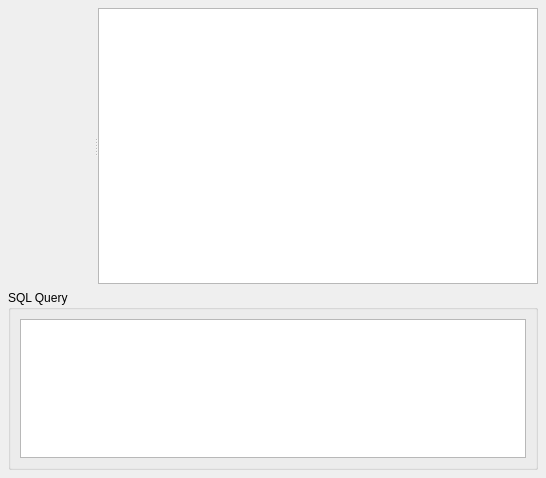
<ui version="4.0" >
 <author></author>
 <comment></comment>
 <exportmacro></exportmacro>
 <class>CoaSqlBrowser</class>
 <widget class="QWidget" name="CoaSqlBrowser" >
  <property name="geometry" >
   <rect>
    <x>0</x>
    <y>0</y>
    <width>546</width>
    <height>478</height>
   </rect>
  </property>
  <property name="windowTitle" >
   <string>Coa SQL Browser</string>
  </property>
  <layout class="QVBoxLayout" >
   <property name="margin" >
    <number>8</number>
   </property>
   <property name="spacing" >
    <number>6</number>
   </property>
   <item>
    <widget class="QSplitter" name="splitter_2" >
     <property name="sizePolicy" >
      <sizepolicy>
       <hsizetype>7</hsizetype>
       <vsizetype>7</vsizetype>
       <horstretch>0</horstretch>
       <verstretch>0</verstretch>
      </sizepolicy>
     </property>
     <property name="orientation" >
      <enum>Qt::Horizontal</enum>
     </property>
     <layout class="QHBoxLayout" >
      <property name="margin" >
       <number>9</number>
      </property>
      <property name="spacing" >
       <number>6</number>
      </property>
     </layout>
     <widget class="CoaSqlConnectionWidget" name="connectionWidget" >
      <property name="sizePolicy" >
       <sizepolicy>
        <hsizetype>13</hsizetype>
        <vsizetype>7</vsizetype>
        <horstretch>1</horstretch>
        <verstretch>0</verstretch>
       </sizepolicy>
      </property>
     </widget>
     <widget class="QTableView" name="table" >
      <property name="sizePolicy" >
       <sizepolicy>
        <hsizetype>7</hsizetype>
        <vsizetype>7</vsizetype>
        <horstretch>2</horstretch>
        <verstretch>0</verstretch>
       </sizepolicy>
      </property>
     </widget>
    </widget>
   </item>
   <item>
    <widget class="QGroupBox" name="groupBox" >
     <property name="sizePolicy" >
      <sizepolicy>
       <hsizetype>5</hsizetype>
       <vsizetype>3</vsizetype>
       <horstretch>0</horstretch>
       <verstretch>0</verstretch>
      </sizepolicy>
     </property>
     <property name="maximumSize" >
      <size>
       <width>16777215</width>
       <height>180</height>
      </size>
     </property>
     <property name="title" >
      <string>SQL Query</string>
     </property>
     <layout class="QVBoxLayout" >
      <property name="margin" >
       <number>9</number>
      </property>
      <property name="spacing" >
       <number>6</number>
      </property>
      <item>
       <widget class="QTextEdit" name="sqlEdit" >
        <property name="sizePolicy" >
         <sizepolicy>
          <hsizetype>7</hsizetype>
          <vsizetype>3</vsizetype>
          <horstretch>0</horstretch>
          <verstretch>0</verstretch>
         </sizepolicy>
        </property>
        <property name="minimumSize" >
         <size>
          <width>0</width>
          <height>18</height>
         </size>
        </property>
        <property name="baseSize" >
         <size>
          <width>0</width>
          <height>120</height>
         </size>
        </property>
       </widget>
      </item>
     </layout>
    </widget>
   </item>
  </layout>
 </widget>
 <pixmapfunction></pixmapfunction>
 <customwidgets>
  <customwidget>
   <class>CoaSqlConnectionWidget</class>
   <extends>QWidget</extends>
   <header>coasqlconnectionwidget.h</header>
   <container>1</container>
   <pixmap></pixmap>
  </customwidget>
 </customwidgets>
 <tabstops>
  <tabstop>sqlEdit</tabstop>
  <tabstop>connectionWidget</tabstop>
  <tabstop>table</tabstop>
 </tabstops>
 <resources>
  <include location="../tools.qrc" />
 </resources>
 <connections/>
</ui>
